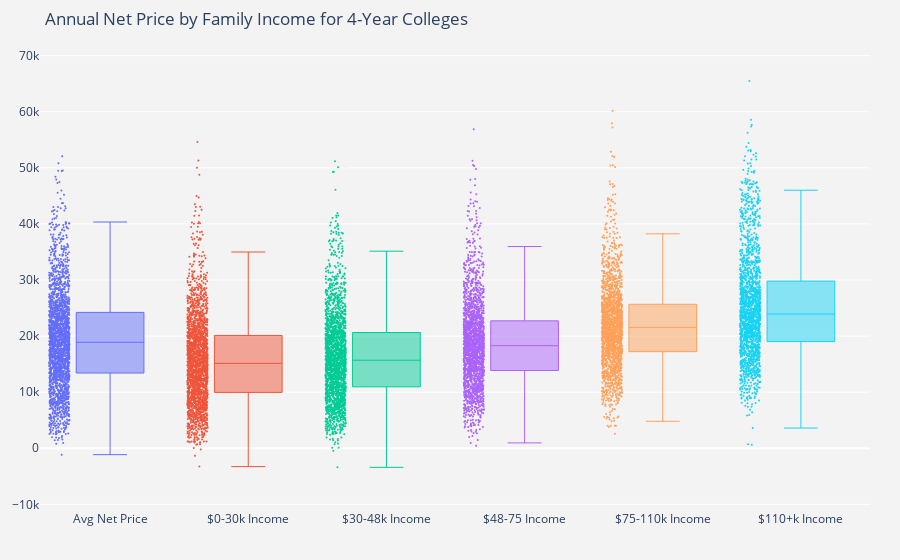

Source (notebook cell):
### Code cell
#Let's examine the average net price and net price by income brackets for 4-year colleges
x_data = ['Avg Net Price','$0-30k Income','$30-48k Income','$48-75 Income','$75-110k Income','$110+k Income']
y0 = fouryr['NetPrice']
y1 = fouryr['NP0-30']
y2 = fouryr['NP30-48']
y3 = fouryr['NP48-75']
y4 = fouryr['NP75-110']
y5 = fouryr['NP110+']
y_data = [y0,y1,y2,y3,y4,y5]

fig = go.Figure()

for xd, yd in zip(x_data, y_data):
        fig.add_trace(go.Box(y=yd, name=xd, boxpoints='all',marker_size=2, line_width=1))

fig.update_layout(title='Annual Net Price by Family Income for 4-Year Colleges',
    yaxis=dict(range=(-11000,71000), showgrid=True, zeroline=True, gridwidth=1, zerolinewidth=2,),
    margin=dict(l=30,r=30,b=50,t=50,),paper_bgcolor='rgb(243, 243, 243)',
    plot_bgcolor='rgb(243, 243, 243)',showlegend=False)
fig.show()

### Figure 1 — Plotly figure (JSON) as saved in the notebook; plotly's stock layout.template omitted (floating-point values rounded to 4 significant figures; data arrays with more than 128 entries replaced by an {"elided": "..."} marker saying what was removed)
{"data": [{"boxpoints": "all", "line": {"width": 1}, "marker": {"size": 2}, "name": "Avg Net Price", "type": "box", "y": {"elided": "2671 int values"}}, {"boxpoints": "all", "line": {"width": 1}, "marker": {"size": 2}, "name": "$0-30k Income", "type": "box", "y": {"elided": "2671 int values"}}, {"boxpoints": "all", "line": {"width": 1}, "marker": {"size": 2}, "name": "$30-48k Income", "type": "box", "y": {"elided": "2671 int values"}}, {"boxpoints": "all", "line": {"width": 1}, "marker": {"size": 2}, "name": "$48-75 Income", "type": "box", "y": {"elided": "2671 int values"}}, {"boxpoints": "all", "line": {"width": 1}, "marker": {"size": 2}, "name": "$75-110k Income", "type": "box", "y": {"elided": "2671 int values"}}, {"boxpoints": "all", "line": {"width": 1}, "marker": {"size": 2}, "name": "$110+k Income", "type": "box", "y": {"elided": "2671 int values"}}], "layout": {"margin": {"b": 50, "l": 30, "r": 30, "t": 50}, "paper_bgcolor": "rgb(243, 243, 243)", "plot_bgcolor": "rgb(243, 243, 243)", "showlegend": false, "title": {"text": "Annual Net Price by Family Income for 4-Year Colleges"}, "yaxis": {"gridwidth": 1, "range": [-11000, 71000], "showgrid": true, "zeroline": true, "zerolinewidth": 2}}}
